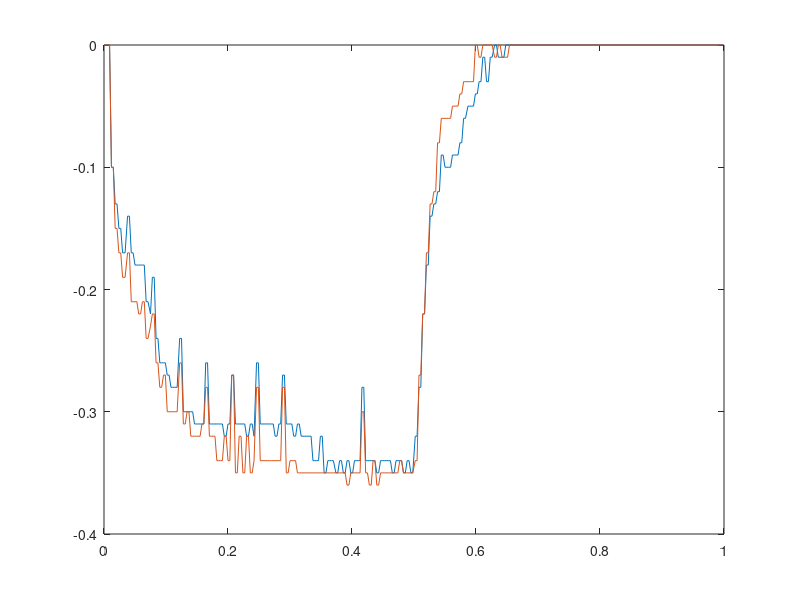

Write the MATLAB code that produced this figure. (Note: this script raises an error after producing the figure.)
% Rocky project

% @author: Carlos and Thomas
% Date: March 2021

%% Base System
% A)
steptest_data = load('steptest.mat');
sinetest150_data = load('sinetest150.mat');
sinetest200_data = load('sinetest200.mat');

fit_t = steptest_data.t(1:150);
fit_R = abs(steptest_data.outputR(1:150));
fit_L = abs(steptest_data.outputL(1:150));

VinK_R = mean(steptest_data.outputR(82:150));
VinK_L = mean(steptest_data.outputL(82:150));
Vin = -200;

%%% Parameters!!!! %%%
Kr = VinK_R / Vin;
Kl = VinK_L / Vin;

tau_R = 1 / 17.35; % found through cftool fitting
tau_L = 1 / 15.68; % found through cftool fitting

%%% End Parameters!!!! %%%

figure
plot(steptest_data.t,steptest_data.outputL)
hold on
plot(steptest_data.t,steptest_data.outputR)
hold off

%%
% B)
load('gyrotest.mat')
angle_rad_normalized = angle_rad - angle_rad(end);

[peak_angle, peak_index] = findpeaks(angle_rad_normalized);

% Fitting Data
t_fit = t(peak_index);

zeta_omegan = 0.2021; % From curve fitting session

damping_fit_time = mean(diff(t(peak_index)));

% Wd = Wn * sqrt(1 - zeta^2)
% Wd = (2 * pi) / T

Wd = (2 * pi) / damping_fit_time; % Hz
zeta = 0.0457;
wn = 4.4188;

% wn = sqrt(g / l_eff)
g = 9.8;
l_eff = g / wn^2;

% Plot Data and Peaks
figure
plot(t, angle_rad_normalized)
hold on
plot(t(peak_index), peak_angle, '.')
hold off

% Much like the rocky robot my total height is 6' 5" but my effective 
% length is slightly shorter at 5' 8".
%%
% C)

%Want to set osicallation freq = to natural freq of the pendulumn sytstem
%Set disturbacne to be small square wave osciallation, criticially damped
%response will reach equilibrium as fast as possible 



% D)




